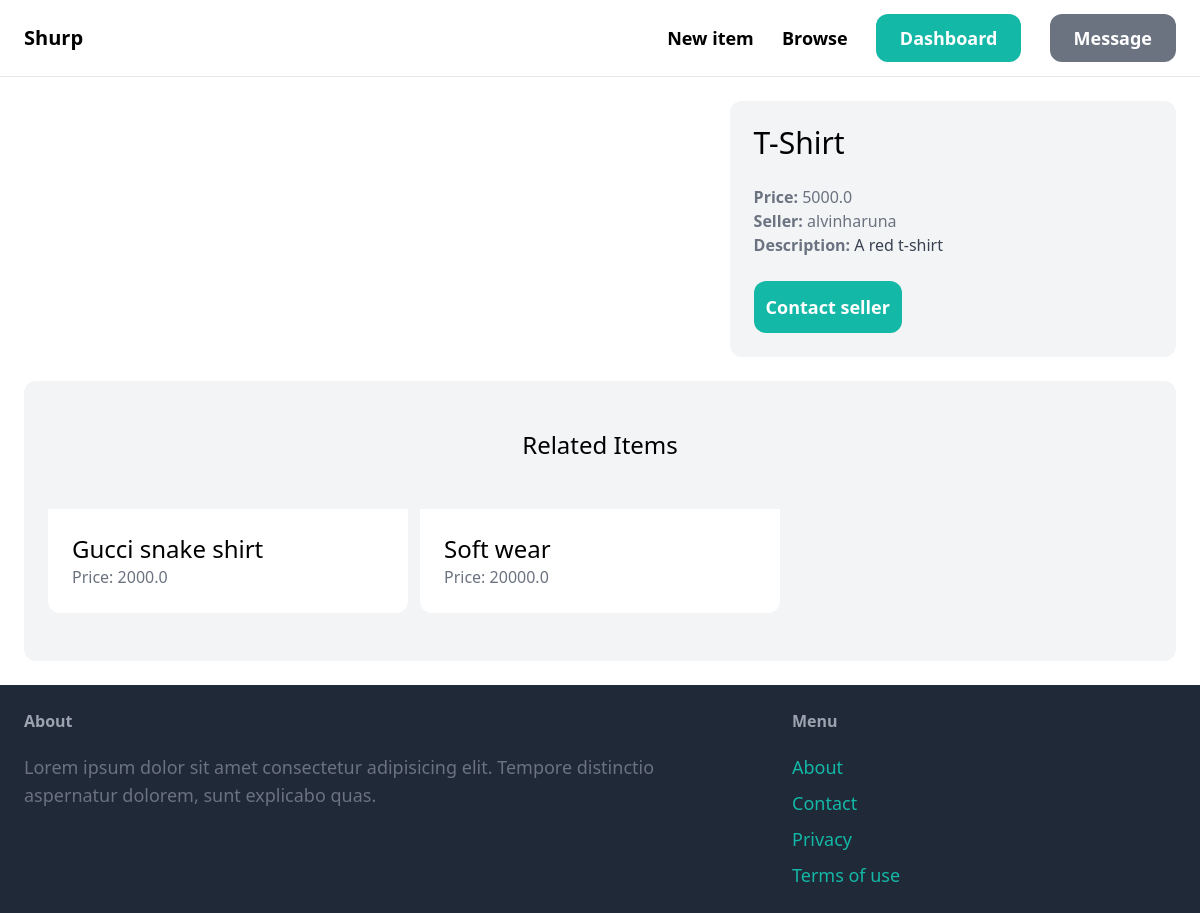
Screenshot of /items/1/ (signed in) with the database file from the repository.
### item/models.py (models this page shows, shortened)
class Item(models.Model):
    category = models.ForeignKey(Category, related_name='items', on_delete=models.CASCADE)
    name = models.CharField(max_length=255)
    description = models.TextField(blank=True, null=True)
    price = models.FloatField()
    image = models.ImageField(upload_to='item_images', blank=True,  null=True)
    is_sold = models.BooleanField(default=False)
    created_by = models.ForeignKey(User, related_name='items', on_delete=models.CASCADE)
    created_at = models.DateTimeField(auto_now_add=True)

### item/views.py (the view)
# urls.py: path('<int:pk>/', views.detail, name='detail'),
def detail(request, pk):
    item = get_object_or_404(Item, pk=pk)
    related_items = Item.objects.filter(category=item.category, is_sold=False).exclude(pk=pk)[0:3] #include related items in views
    return render(request, 'item/detail.html', {
        'item': item,
        'related_items': related_items #append related items
    })

### item/templates/item/detail.html (shortened to what this page needs)
{% extends 'core/base.html' %}
{% block content %}
<div class="grid grid-cols-5 gap-6">
    <div class="col-span-3">
    </div>
    <div class="col-span-2 p-6 bg-gray-100 rounded-xl">
        <h1 class="mb-6 text-3xl">{{ item.name }}</h1>
        <p class="text-gray-500"><strong>Price: </strong>{{ item.price }}</p>
        <p class="text-gray-500"><strong>Seller: </strong>{{ item.created_by.username }}</p>
        {% if item.description %}
            <p class="text-gray-700"><strong class="text-gray-500">Description: </strong>{{ item.description }}</p>
        {% endif %}
        <a href="#" class="inline-block mt-6 px-3 py-3 text-lg font-semibold bg-teal-500 text-white rounded-xl hover:bg-teal-700">Contact seller</a>
    </div>
</div>
<div class="mt-6 px-6 py-12 bg-gray-100 rounded-xl">
    <h2 class="mb-12 text-2xl text-center">Related Items</h2>
    <div class="grid grid-cols-3 gap-3">
        {% for item in related_items %}
            <div class="">
                <a href="{% url 'item:detail' item.id %}">
                    <div class="p-6 bg-white rounded-b-xl">
                        <h2 class="text-2xl">
                            {{ item.name }}
                        </h2>
                        <p class="text-gray-500">Price: {{ item.price }}</p>
                    </div>
                </a>
            </div>
        {% endfor %}
    </div>
</div>
{% endblock %}

### rows the page displays
Item: name "T-Shirt", price "5000.0", created_by.username "alvinharuna", description "A red t-shirt"
Item: name "Gucci snake shirt", price "2000.0"
Item: name "Soft wear", price "20000.0"
